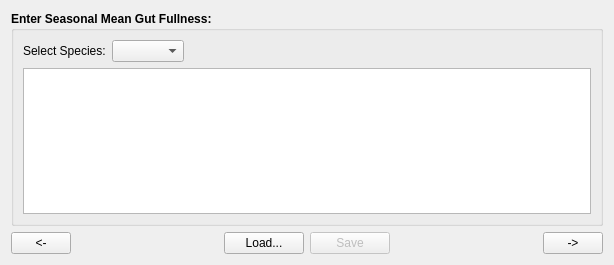
<?xml version="1.0" encoding="UTF-8"?>
<ui version="4.0">
 <class>MSVPA_Tab8</class>
 <widget class="QWidget" name="MSVPA_Tab8">
  <property name="geometry">
   <rect>
    <x>0</x>
    <y>0</y>
    <width>614</width>
    <height>265</height>
   </rect>
  </property>
  <property name="windowTitle">
   <string>Form</string>
  </property>
  <layout class="QVBoxLayout" name="verticalLayout">
   <item>
    <widget class="QGroupBox" name="MSVPA_Tab8_GutFullnessGB">
     <property name="font">
      <font>
       <weight>75</weight>
       <bold>true</bold>
      </font>
     </property>
     <property name="title">
      <string>Enter Seasonal Mean Gut Fullness:</string>
     </property>
     <layout class="QVBoxLayout" name="verticalLayout_51">
      <item>
       <layout class="QHBoxLayout" name="horizontalLayout_37">
        <item>
         <widget class="QLabel" name="label_15">
          <property name="font">
           <font>
            <weight>50</weight>
            <bold>false</bold>
           </font>
          </property>
          <property name="toolTip">
           <string>Species</string>
          </property>
          <property name="statusTip">
           <string>Species</string>
          </property>
          <property name="text">
           <string>Select Species:</string>
          </property>
         </widget>
        </item>
        <item>
         <widget class="QComboBox" name="MSVPA_Tab8_SpeciesCMB">
          <property name="font">
           <font>
            <weight>50</weight>
            <bold>false</bold>
           </font>
          </property>
          <property name="toolTip">
           <string>Species</string>
          </property>
          <property name="statusTip">
           <string>Species</string>
          </property>
         </widget>
        </item>
        <item>
         <spacer name="horizontalSpacer_33">
          <property name="orientation">
           <enum>Qt::Horizontal</enum>
          </property>
          <property name="sizeHint" stdset="0">
           <size>
            <width>40</width>
            <height>20</height>
           </size>
          </property>
         </spacer>
        </item>
       </layout>
      </item>
      <item>
       <widget class="QTableView" name="MSVPA_Tab8_PreyPrefsTV">
        <property name="font">
         <font>
          <weight>50</weight>
          <bold>false</bold>
         </font>
        </property>
        <property name="toolTip">
         <string>Stomach Content Table</string>
        </property>
        <property name="statusTip">
         <string>Stomach Content Table</string>
        </property>
       </widget>
      </item>
     </layout>
    </widget>
   </item>
   <item>
    <layout class="QHBoxLayout" name="horizontalLayout_38">
     <item>
      <widget class="QPushButton" name="MSVPA_Tab8_PrevPB">
       <property name="sizePolicy">
        <sizepolicy hsizetype="Fixed" vsizetype="Fixed">
         <horstretch>0</horstretch>
         <verstretch>0</verstretch>
        </sizepolicy>
       </property>
       <property name="minimumSize">
        <size>
         <width>60</width>
         <height>0</height>
        </size>
       </property>
       <property name="maximumSize">
        <size>
         <width>60</width>
         <height>16777215</height>
        </size>
       </property>
       <property name="toolTip">
        <string>Go to previous tab page</string>
       </property>
       <property name="statusTip">
        <string>Go to previous tab page</string>
       </property>
       <property name="text">
        <string>&lt;-</string>
       </property>
      </widget>
     </item>
     <item>
      <spacer name="horizontalSpacer_34">
       <property name="orientation">
        <enum>Qt::Horizontal</enum>
       </property>
       <property name="sizeHint" stdset="0">
        <size>
         <width>40</width>
         <height>20</height>
        </size>
       </property>
      </spacer>
     </item>
     <item>
      <widget class="QPushButton" name="MSVPA_Tab8_LoadPB">
       <property name="toolTip">
        <string>Load from CSV file</string>
       </property>
       <property name="statusTip">
        <string>Load from CSV file</string>
       </property>
       <property name="text">
        <string>Load...</string>
       </property>
      </widget>
     </item>
     <item>
      <widget class="QPushButton" name="MSVPA_Tab8_SavePB">
       <property name="enabled">
        <bool>false</bool>
       </property>
       <property name="toolTip">
        <string>Save above data to CSV file and database</string>
       </property>
       <property name="statusTip">
        <string>Save above data to CSV file and database</string>
       </property>
       <property name="text">
        <string>Save</string>
       </property>
      </widget>
     </item>
     <item>
      <spacer name="verticalSpacer_23">
       <property name="orientation">
        <enum>Qt::Horizontal</enum>
       </property>
       <property name="sizeType">
        <enum>QSizePolicy::Expanding</enum>
       </property>
       <property name="sizeHint" stdset="0">
        <size>
         <width>48</width>
         <height>20</height>
        </size>
       </property>
      </spacer>
     </item>
     <item>
      <widget class="QPushButton" name="MSVPA_Tab8_NextPB">
       <property name="sizePolicy">
        <sizepolicy hsizetype="Fixed" vsizetype="Fixed">
         <horstretch>0</horstretch>
         <verstretch>0</verstretch>
        </sizepolicy>
       </property>
       <property name="minimumSize">
        <size>
         <width>60</width>
         <height>0</height>
        </size>
       </property>
       <property name="maximumSize">
        <size>
         <width>60</width>
         <height>16777215</height>
        </size>
       </property>
       <property name="toolTip">
        <string>Go to next tab page</string>
       </property>
       <property name="statusTip">
        <string>Go to next tab page</string>
       </property>
       <property name="text">
        <string>-&gt;</string>
       </property>
      </widget>
     </item>
    </layout>
   </item>
  </layout>
 </widget>
 <resources/>
 <connections/>
</ui>
